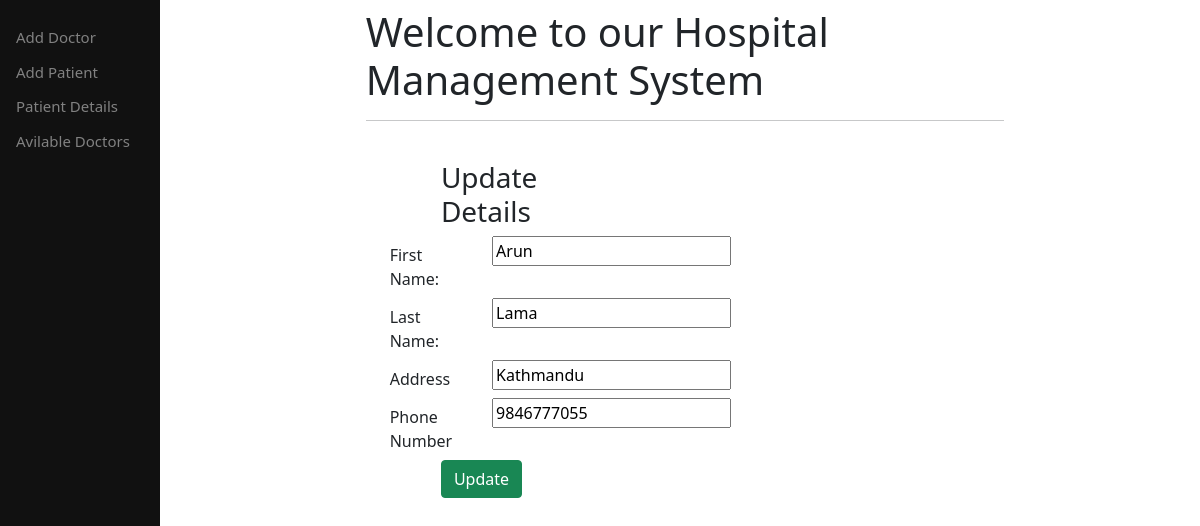
Screenshot of /edit/17 with the database file from the repository.
### main/models.py (models this page shows, shortened)
class Doctor(models.Model):
    first_name=models.CharField(max_length=200,blank=True)
    last_name=models.CharField(max_length=200,blank=True)
    address=models.CharField(max_length=100,blank=True)
    phone=models.CharField(max_length=20,blank=True)

### main/views.py (the view)
# urls.py: path('edit/<int:id>', views.edit),
def edit(request, id):
    doctor = Doctor.objects.get(id=id)
    return render(request,'main/edit.html',{'doctorss':doctor})

### main/templates/main/edit.html (shortened to what this page needs)
{%extends "main/base.html"%}
{%block content%}
<head>
  {% load crispy_forms_tags%}
</head>
<body>
<form method="POST" class="post-form" action="/update/{{doctorss.id}}">
    <div class="container">
<br>
    <div class="form-group row">
    <label class="col-sm-1 col-form-label"></label>
    <div class="col-sm-4">
    <h3>Update Details</h3>
    </div>
  </div>
  <div class="form-group row">
    <label class="col-sm-2 col-form-label">First Name:</label>
    <div class="col-sm-4">
        <input type="text" name="first_name" id="id_first_name" required maxlength="30" value="{{doctorss.first_name}}" />
    </div>
  </div>
    <div class="form-group row">
    <label class="col-sm-2 col-form-label">Last Name:</label>
    <div class="col-sm-4">
        <input type="text" name="last_name" id="id_last_name" required maxlength="30" value="{{doctorss.last_name}}" />
    </div>
  </div>
    <div class="form-group row">
    <label class="col-sm-2 col-form-label">Address</label>
    <div class="col-sm-4">
        <input type="text" name="address" id="id_address" required maxlength="15" value="{{doctorss.address}}" />
    </div>
  </div>
  <div class="form-group row">
    <label class="col-sm-2 col-form-label">Phone Number</label>
    <div class="col-sm-4">
        <input type="text" name="phone" id="id_phone" required maxlength="15" value="{{doctorss.phone}}" />
    </div>
  </div>
    <div class="form-group row">
    <label class="col-sm-1 col-form-label"></label>
    <div class="col-sm-4">
    <button type="submit" class="btn btn-success">Update</button>
    </div>
  </div>
    </div>
</form>
</body>
{%endblock%}

### rows the page displays
Doctor: first_name "Arun", last_name "Lama", address "Kathmandu", phone "9846777055"
